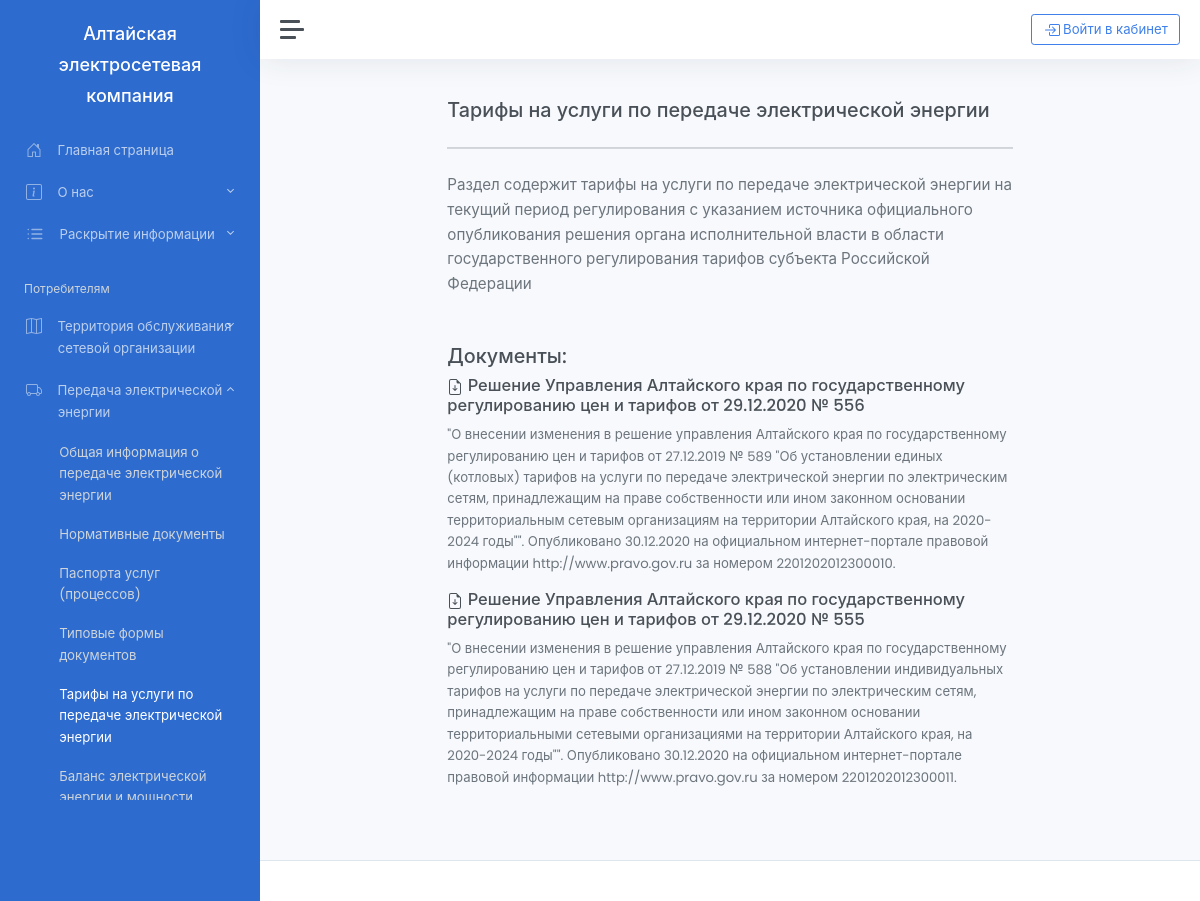
The app's page /potrebitelyam/peredacha_elektricheskoj_energii/tarify_na_uslugi_po_peredache_elektricheskoj_energii with its own data.
### main/models.py (models this page shows, shortened)
class Content(models.Model):
    name = models.CharField("Название", max_length=250)
    description = RichTextField("Содержание", blank=True)
    class Meta:
        verbose_name = "Статья"
        verbose_name_plural = "Статьи"

class ContentFile(models.Model):
    name = models.CharField("Название файла", max_length=250)
    category = models.ManyToManyField("Content")
    description = models.TextField("Описание", blank=True)
    file = models.FileField("Файл", upload_to='files/')
    date_month = models.PositiveIntegerField("Расчетный период: месяц", default=0)
    date_year = models.PositiveIntegerField("Расчетный период: год", default=2021)
    class Meta:
        verbose_name = "Файл"
        verbose_name_plural = "Файлы"

### main/views.py (the view)
class potr_peredacha_ee_tarify_na_uslugi_po_peredache_elektricheskoj_energii(View):
    @staticmethod
    def get(request):
        content = Content.objects.get(name="Тарифы на услуги по передаче электрической энергии")
        return render(request, "main/simple_page.html", {"content": content})

### main/templates/main/simple_page.html
{% extends 'main/base.html' %}

### main/templates/main/base.html
{% extends 'base.html' %}

### main/templates/base.html (shortened to what this page needs)
{% load static %}
<!doctype html>
<html lang="ru">
<head>
    <link href="https://cdn.jsdelivr.net/npm/bootstrap@5.0.0-beta1/dist/css/bootstrap.min.css" rel="stylesheet"
>
    <link class="js-stylesheet" href="{% static 'main/light.css' %}" rel="stylesheet">
</head>
<body data-theme="colored" data-layout="fluid" data-sidebar-position="left" data-sidebar-behavior="sticky">
<div class="wrapper">
    {% include 'main/include/sidebar.html' %}
    <div class="main">
        {% include 'main/include/header.html' %}
        <main class="content">
            <div class="container-fluid p-0">
                <div class="row">
                    <div class="mx-auto col-lg-10 col-xl-8">
                        <h1 class="h3">{{ content.name }}</h1>
                        <hr class="my-4">
                        <div id="introduction" class="mb-5">
                            <div class="ckcontent">
                                <p class="text-lg ckcontent" >
                                {% autoescape off %}
                                    {{ content.description }}
                                {% endautoescape %}
                                </p>
                            </div>
                        </div>
                        <div id="Documents" class="mb-5">
                            {% if content.contentfile_set.exists %}
                                <h3>{{ 'Документы:' }}</h3>
                            {% endif %}
                            <div id="table-of-contents" class="mb-5">
                                {% for content in content.contentfile_set.all %}
                                    <ul class="list-unstyled text-small">
                                        <li>
                                            <a class="link-secondary" href="/{{ content.file }}">
                                                <h4>
                                                    {{ content.name }}
                                                </h4>
                                            </a>
                                        </li>
                                        <li><p>{{ content.description }}</p></li>
                                    </ul>
                                {% endfor %}
                            </div>
                        </div>
                    </div>
                </div>
            </div>
        </main>
        {% include 'main/include/footer.html' %}
    </div>
</div>
</body>
</html>

### main/templates/main/include/sidebar.html (shortened to what this page needs)
<nav id="sidebar" class="sidebar">
    <div class="sidebar-content js-simplebar" data-simplebar="init">
        <div class="simplebar-wrapper" style="margin: 0px;">
            <div class="simplebar-mask">
                <div class="simplebar-offset" style="right: 0px; bottom: 0px;">
                    <div class="simplebar-content-wrapper" style="height: 100%; overflow: hidden scroll;">
                        <div id="selectBackground" class="simplebar-content" style="padding: 0px;">
                            <a class="sidebar-brand" href="{% url 'index' %}">
                                <span class="align-middle mr-3">Алтайская электросетевая компания</span>
                            </a>
                            <ul class="sidebar-nav">
                                <li id="glavnaya" class="sidebar-item">
                                    <a href="{% url 'index' %}" class="sidebar-link">
                                        <span class="align-middle">Главная страница</span>
                                    </a>
                                </li>
                                <li id="o_nas_vision" class="sidebar-item">
                                    <a href="#o_nas" data-toggle="collapse" class="sidebar-link collapsed">
                                        <span class="align-middle">О нас</span>
                                    </a>
                                </li>
                                <li id="raskrytie_informacii_vision" class="sidebar-item">
                                    <a href="#raskrytie_informacii" data-toggle="collapse"
                                       class="sidebar-link collapsed">
                                        <span class="align-middle">Раскрытие информации</span>
                                    </a>
                                </li>
                                <li class="sidebar-header">
                                    Потребителям
                                </li>
                                <li id="territoriya_obsluzhivaniya_setevoj_organizacii_vision" class="sidebar-item">
                                    <a href="#territoriya_obsluzhivaniya_setevoj_organizacii" data-toggle="collapse"
                                       class="sidebar-link collapsed">
                                        <span class="align-middle">Территория обслуживания &nbsp;&nbsp;&nbsp;&nbsp;&nbsp;&nbsp;&nbsp;&nbsp;&nbsp;сетевой организации</span>
                                    </a>
                                </li>
                                <li id="peredacha_elektricheskoj_energii_vision" class="sidebar-item">
                                    <a href="#peredacha_elektricheskoj_energii" data-toggle="collapse"
                                       class="sidebar-link collapsed"
                                       aria-expanded="false">
                                        <span class="align-middle">Передача электрической &nbsp;&nbsp;&nbsp;&nbsp;&nbsp;&nbsp;&nbsp;&nbsp;&nbsp;энергии</span>
                                    </a>
                                    <ul id="peredacha_elektricheskoj_energii"
                                        class="sidebar-dropdown list-unstyled collapse"
                                        data-parent="#sidebar" style="">
                                        <li id="obshchaya_informaciya_o_peredache_elektricheskoj_energii"
                                            class="sidebar-item"><a class="sidebar-link"
                                                                    href="{% url 'potr_peredacha_ee_obshchaya_informaciya_o_peredache_elektricheskoj_energii' %}">Общая
                                            информация о
                                            передаче электрической энергии</a></li>
                                        <li id="normativnye_dokumenty" class="sidebar-item"><a class="sidebar-link"
                                                                                               href="{% url 'potr_peredacha_ee_normativnye_dokumenty' %}">Нормативные
                                            документы</a></li>
                                        <li id="pasporta_uslug_processov" class="sidebar-item"><a
                                                class="sidebar-link"
                                                href="{% url 'potr_peredacha_ee_pasporta_uslug_processov' %}">Паспорта
                                            услуг
                                            (процессов)</a></li>
                                        <li id="tipovye_formy_dokumentov" class="sidebar-item"><a
                                                class="sidebar-link"
                                                href="{% url 'potr_peredacha_ee_tipovye_formy_dokumentov' %}">Типовые
                                            формы
                                            документов</a></li>
                                        <li id="tarify_na_uslugi_po_peredache_elektricheskoj_energii"
                                            class="sidebar-item"><a class="sidebar-link"
                                                                    href="{% url 'potr_peredacha_ee_tarify_na_uslugi_po_peredache_elektricheskoj_energii' %}">Тарифы
                                            на
                                            услуги по
                                            передаче электрической энергии</a></li>
                                        <li id="balans_elektricheskoj_energii_i_moshchnosti" class="sidebar-item"><a
                                                class="sidebar-link"
                                                href="{% url 'potr_peredacha_ee_balans_elektricheskoj_energii_i_moshchnosti' %}">Баланс
                                            электрической
                                            энергии и мощности</a></li>
                                    </ul>
                            </ul>
                        </div>
                    </div>
                </div>
            </div>
            <div class="simplebar-placeholder" style="width: auto; height: 1254px;"></div>
        </div>
        <div class="simplebar-track simplebar-vertical" style="visibility: visible;">
            <div class="simplebar-scrollbar"
                 style="height: 212px; transform: translate3d(0px, 0px, 0px); display: block;"></div>
        </div>
    </div>
</nav>

### main/templates/main/include/header.html (shortened to what this page needs)
<nav class="navbar navbar-expand navbar-light navbar-bg">
    <a class="sidebar-toggle">
        <i class="hamburger align-self-center"></i>
    </a>
    <div class="navbar-collapse collapse">
        <ul class="navbar-nav navbar-align">
            <li class="nav-item dropdown">
                <a class="btn btn-outline-primary" href="#" id="messagesDropdown" data-toggle="dropdown">
                    <div class="position-relative">
                        Войти в кабинет
                    </div>
                </a>
            </li>
        </ul>
    </div>
</nav>

### main/templates/main/include/footer.html (shortened to what this page needs)
<footer class="footer">
    <div class="container-fluid">
        <div class="row text-muted">
            <div class="col-6 col-md">
            </div>
            <div class="col-6 col-md">
            </div>
        </div>
    </div>
</footer>

### records on screen
Content: name "Тарифы на услуги по передаче электрической энергии", description "Раздел содержит тарифы на услуги по передаче электрической энергии на текущий период регулирования с указанием источника официального опубликования решения органа исполнительной власти в области государственного регулирования тарифов субъекта Российской Федерации"
ContentFile: name "Решение Управления Алтайского края по государственному регулированию цен и тарифов от 29.12.2020 № 556", description "\"О внесении изменения в решение управления Алтайского края по государственному регулированию цен и тарифов от 27.12.2019 № 589 \"Об установлении единых (котловых) тарифов на услуги по передаче электрической энергии по электрическим сетям, принадлежащим на праве собственности или ином законном основании территориальным сетевым организациям на территории Алтайского края, на 2020-2024 годы\"\". Опубликовано 30.12.2020 на официальном интернет-портале правовой информации http://www.pravo.gov.ru за номером 2201202012300010."
ContentFile: name "Решение Управления Алтайского края по государственному регулированию цен и тарифов от 29.12.2020 № 555", description "\"О внесении изменения в решение управления Алтайского края по государственному регулированию цен и тарифов от 27.12.2019 № 588 \"Об установлении индивидуальных тарифов на услуги по передаче электрической энергии по электрическим сетям, принадлежащим на праве собственности или ином законном основании территориальными сетевыми организациями на территории Алтайского края, на 2020-2024 годы\"\". Опубликовано 30.12.2020 на официальном интернет-портале правовой информации http://www.pravo.gov.ru за номером 2201202012300011."

### other values on screen
{{ 'Документы:' }} "Документы:"
